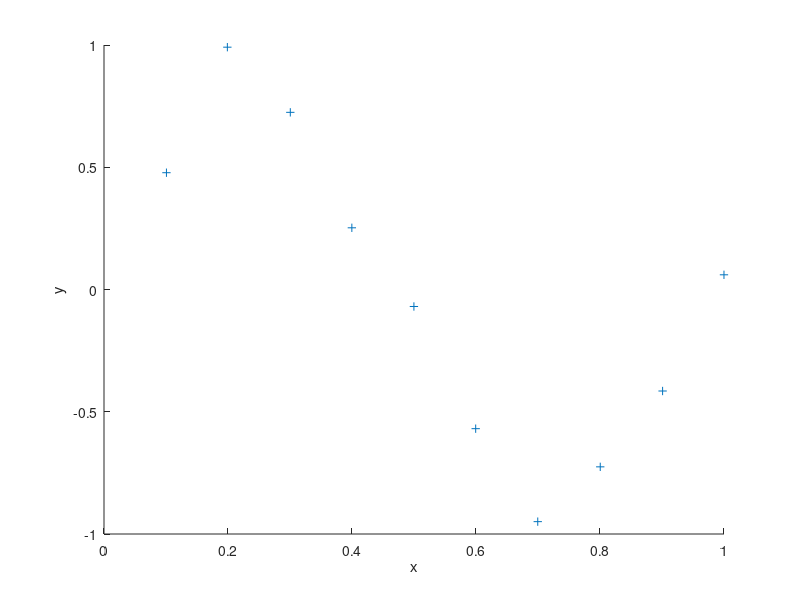

The MATLAB source for this figure: (Note: this script raises an error after producing the figure.)
%% Generate some random data
clearvars
clf

x_matrix = (0.1:0.1:1) + randn(1,10)*0.001;
x_matrix = x_matrix';
% x_matrix= [0.104876208155542;0.182617639638471;0.250174468413053;0.333769721387247;0.383203408868252;0.553668767772118;0.606996163929327;0.795384421908286;1.05650352742386;0.970373029144668];
% x_matrix = [0.159647362149247;0.108863063738743;0.132150723282020;0.321628483089092;0.649394676863718;0.652154524665157;0.591260336263522;0.933271723609033;0.815431646025134;0.996342818229817];

y = sin(2*pi .* x_matrix) + randn(10,1)*0.2;
% y = [0.806620067646877;1.00930145769205;1.27009857457890;0.863355678856253;0.649853059775330;-0.361113723861702;-0.866262866147843;-0.553117667295003;0.0622135239397272;-0.209876183076949];
% y = [0.702783618313878;0.629320688247004;0.601044283720058;0.751954389267647;-0.955289576581552;-0.410031842867234;-0.943676508245586;-0.202468819169958;-1.00932731392046;0.0872537100360546];

hold on
% plot this random data
scatter(x_matrix,y,'+');

xlabel('x')
ylabel('y')

%% Define hyper parameters - for testing only
% sigma_f = 0.9;
% l = 0.1;
% sigma_n = 0.4;

%% Optimize hyper-params

% this is fully unsupervised (if thats the right word...) its fitting data
% without knowing anything about the data and :. hightly dependant on start
% values (it is never given x,y pairs...)
init_hyper_pars = [0.5 0.2 0.2];
% init_latent_vars = [0.1 0.2 0.3 0.4 0.5 0.6 0.7 0.8 0.9 1];
init_latent_vars = [1]

% [par, fval, flag] = fminsearch(@(opt_pars)gp_max_log_like(opt_pars(1), opt_pars(2), opt_pars(3), y , x_matrix), [0.5 0.2 0.2] )
[par, fval, flag] = fminunc(@(opt_pars)gplvm_max_log_like(opt_pars(1), opt_pars(2), opt_pars(3),...
                                                          y , [x_matrix(1:end-1); opt_pars(4:end)']),...
                            [init_hyper_pars init_latent_vars] )
                        
                        
 
if flag ~= 1
    warning("fminsearch was not happy")
    flag
end 

if round(par(1),1) == 0 || round(par(2),1) == 0 || round(par(3),1) == 0
    warning("A hyper-parameter is zero! Bad fit")
end

sigma_f = par(1);
l = par(2);
sigma_n = par(3);
predicted_x = [par(4:end)]
x_points = [x_matrix(1:end-1); predicted_x]

%% Validate over many points
k_cap = calc_k_cap(x_points, sigma_f,l, sigma_n)

i = 1;
for x_star = 0:0.01:1.2
    x_stars(i) = x_star;
    
    % setup covariance matrix stuff
    k_star      = calc_k_star(x_star, x_points, sigma_f,l, sigma_n)
    k_star_star = calc_covar_ij(x_star, x_star, sigma_f,l, sigma_n);
    
    % Estimate y
    k_star * inv(k_cap) * y
    y_star(i) = k_star * inv(k_cap) * y;
    
    % Estimate variance
    var_y_star(i) = k_star_star - (k_star * inv(k_cap) * transpose(k_star));
    if var_y_star(i) < 0.0000
        var_y_star(i) =0; % otherwise -0.0000 causes errors with sqrt()
    end
    
    i = i+1;
end

% plot Stdev band
fill([x_stars, fliplr(x_stars)],...
     [y_star+sqrt(var_y_star), fliplr(y_star-sqrt(var_y_star))],...
     [1 1 0.8],...
     'EdgeColor','none')

% plot predictions from gp
plot(x_stars,y_star, 'k') 

% plot actual input data
scatter(x_matrix,y,'+','b');
scatter(x_matrix(1:end-1),y(1:end-1),'+','g');
scatter(predicted_x,y(end),'+','r');

% plot actual sine wave (no noise)
plot((0:0.01:1), sin(2*pi .* (0:0.01:1)), 'r')

hold off

%% %%%%%%%%%%%%%%%%%%%%%%%%%%%%%%%%%%%%%%%%%%%%%%%%%%%%%%%%%%%%%%%%%%%%%%%%%%%%
%--------------------------- FUNCTIONS ---------------------------------------%
%%%%%%%%%%%%%%%%%%%%%%%%%%%%%%%%%%%%%%%%%%%%%%%%%%%%%%%%%%%%%%%%%%%%%%%%%%%%%%%

function val = gp_max_log_like(sigma_f, l, sigma_n, y, x_matrix)
%     sigma_f
%     l
%     sigma_n
    k_cap = calc_k_cap(x_matrix, sigma_f, l, sigma_n);
    if det(k_cap) == 0 
        error("Determinant was 0, unable to continue")
    end
    
    part1 = -0.5 * y' * pinv(k_cap) * y;
    part2 = -0.5 * log(det(k_cap)); % NB, |K| means det(K), not abs(K) or norm(K)
    part3 = -0.5 * length(y)*log(2*pi);
    neg_val = part1 + part2 + part3;
    val = - neg_val; % because trying to find max with a min search

%     [n, ~] = size(k_cap);
%     R = chol(k_cap); % K = R'*R
%     y';
%     % Calculate the log determinant of the covariance matrix
%     logdet_K = sum(2*log(R(1:n+1:end)));
% 
% 
%     % Calculate the log likelihood
%     alpha = R \ (R' \ y);
% %     val = 0.5*mean(sum(y'.*alpha, 1)) + 0.5*logdet_K + 0.5*n*log(2*pi);
%     val = (0.5* y' * (R' * R)\y )+ 0.5*logdet_K + 0.5*n*log(2*pi);

end

function val = gplvm_max_log_like(sigma_f, l, sigma_n, y, x_matrix)
%     sigma_f
%     l
%     sigma_n
    x_matrix

    [d_cap, n_cap] = size(y);
    s_cap = get_s_cap(d_cap, y);

    k_cap = calc_k_cap(x_matrix, sigma_f, l, sigma_n);
    
%     R = chol(k_cap)
    
    if det(k_cap) == 0 
        error("Determinant was 0, unable to continue")
    end
    
    part1 = - (d_cap * n_cap) * 0.5 * log(2 * pi);
    part2 = - (d_cap) * 0.5 * log(det(k_cap)); % NB, |K| means det(K), not abs(K) or norm(K)
    part3 = - (d_cap) * 0.5 * trace(pinv(k_cap) * s_cap);
    
    neg_val = part1 + part2 + part3;
    val = - neg_val; % because trying to find max with a min search
end
 
function s_cap = get_s_cap(d_cap, y)
    s_cap = (1/d_cap) * (y * y');
%     s_cap = zeros(n_cap,n_cap);
%     for i = 1:n_cap 
%         for j = 1:n_cap
%             s_cap(i,j) = calc_covar_ij(x_matrix(i),x_matrix(j), sigma_f,l, sigma_n);
%             
%         end
%     end
%     s_cap
    
end

% Define covariance function, k:
function k = calc_covar_ij(x,x_prime,sigma_f,l, sigma_n)
    if x == x_prime
        kron_delta_func = 1;
    else
        kron_delta_func = 0;
    end
    k = (sigma_f^2 * exp( (-(x - x_prime)^2)/ (2*(l^2)) )) + ((sigma_n^2)*kron_delta_func);
end

function k_cap = calc_k_cap(x_matrix, sigma_f,l, sigma_n)
    size_x = length(x_matrix);
    k_cap = zeros(size_x,size_x);
    for i = 1:size_x 
        for j = 1:size_x
            k_cap(i,j) = calc_covar_ij(x_matrix(i),x_matrix(j), sigma_f,l, sigma_n);
            
        end
    end
    k_cap;
end

function k_star = calc_k_star(x_star, x_matrix, sigma_f,l, sigma_n)
    size_x = length(x_matrix);
    k_star = zeros(1,size_x);
    for i = 1:size_x
        k_star(i) = calc_covar_ij(x_star, x_matrix(i), sigma_f,l, sigma_n);
    end
end



